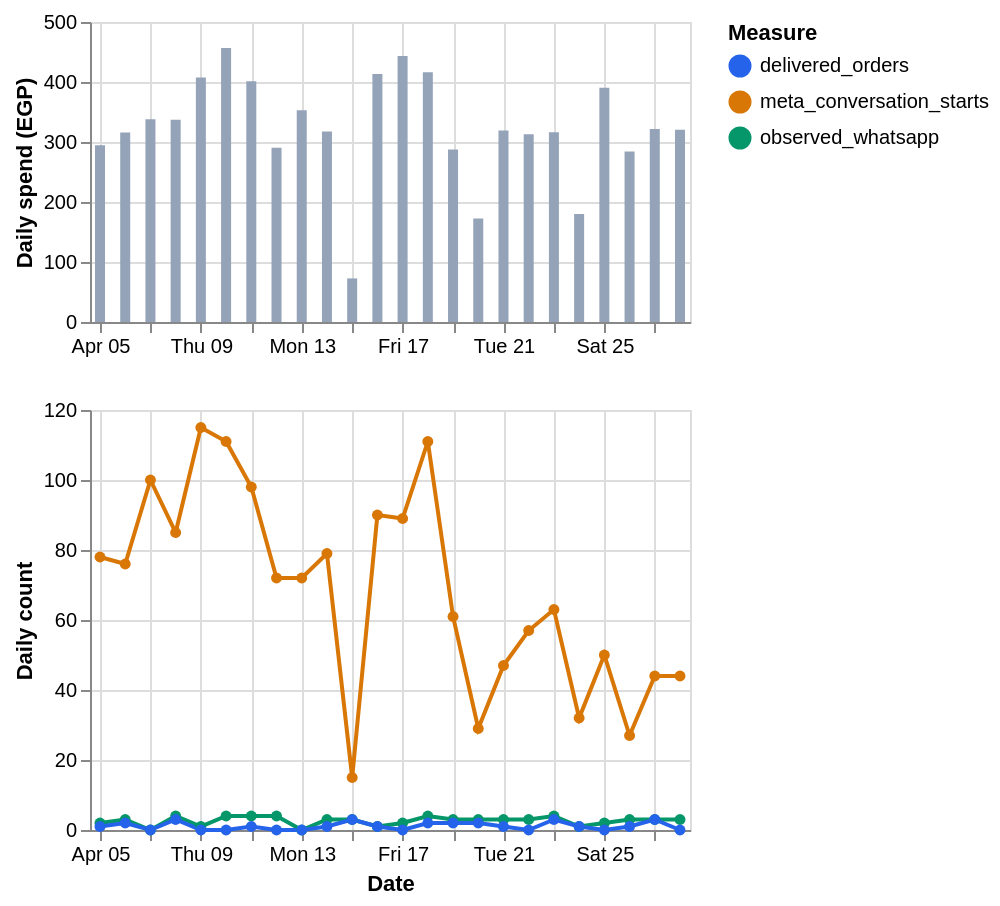

Notebook code for this chart:
### Markdown cell above
## 13. Inspect daily performance without scoring per day

The score belongs to the campaign, but daily rows can reveal timing and fatigue.
The chart keeps Meta spend and starts separate from observed WhatsApp outcomes.
Daily variation is descriptive and should not be used to infer causality.

### Code cell
media_daily = canonical.media_daily.loc[
    canonical.media_daily["campaign_id"].eq(campaign_id)
].groupby("date_start", as_index=False).agg(
    spend=("spend", "sum"),
    impressions=("impressions", "sum"),
    link_clicks=("link_clicks", "sum"),
    meta_conversation_starts=("meta_conversation_starts", "sum"),
)
media_daily["date"] = pd.to_datetime(media_daily["date_start"])

whatsapp_daily = campaign_conversations.copy()
whatsapp_daily["date"] = (
    whatsapp_daily["started_at"].dt.tz_convert(None).dt.normalize()
)
whatsapp_daily = whatsapp_daily.groupby("date", as_index=False).agg(
    observed_whatsapp=("conversation_id", "nunique"),
    delivered_orders=("is_delivered", "sum"),
)
daily = media_daily.merge(whatsapp_daily, on="date", how="left").fillna(
    {"observed_whatsapp": 0, "delivered_orders": 0}
)

spend_chart = (
    alt.Chart(daily)
    .mark_bar(color="#94A3B8")
    .encode(
        x=alt.X("date:T", title=None),
        y=alt.Y("spend:Q", title="Daily spend (EGP)"),
        tooltip=[
            alt.Tooltip("date:T", format="%d %b"),
            alt.Tooltip("spend:Q", format=".2f"),
        ],
    )
    .properties(height=150)
)
trend_long = daily.melt(
    id_vars="date",
    value_vars=[
        "meta_conversation_starts", "observed_whatsapp", "delivered_orders"
    ],
    var_name="Measure",
    value_name="Count",
)
trend_chart = (
    alt.Chart(trend_long)
    .mark_line(point=True, strokeWidth=2)
    .encode(
        x=alt.X("date:T", title="Date"),
        y=alt.Y("Count:Q", title="Daily count"),
        color=alt.Color(
            "Measure:N",
            scale=alt.Scale(
                range=["#2563EB", "#D97706", "#059669"]
            ),
        ),
        tooltip=[
            alt.Tooltip("date:T", format="%d %b"),
            "Measure:N",
            alt.Tooltip("Count:Q", format=".0f"),
        ],
    )
    .properties(height=210)
)
alt.vconcat(spend_chart, trend_chart).resolve_scale(x="shared")

### Figure 1 — Vega-Lite specification as saved in the notebook (floating-point values rounded to 4 significant figures)
{"config": {"view": {"continuousWidth": 300, "continuousHeight": 300}}, "vconcat": [{"data": {"name": "data-e212a8dd491621e2f69edce9b935eddc"}, "mark": {"type": "bar", "color": "#94A3B8"}, "encoding": {"tooltip": [{"field": "date", "format": "%d %b", "type": "temporal"}, {"field": "spend", "format": ".2f", "type": "quantitative"}], "x": {"field": "date", "title": null, "type": "temporal"}, "y": {"field": "spend", "title": "Daily spend (EGP)", "type": "quantitative"}}, "height": 150}, {"data": {"name": "data-155b8e9c82495c90f778afa3f7eb1f93"}, "mark": {"type": "line", "point": true, "strokeWidth": 2}, "encoding": {"color": {"field": "Measure", "scale": {"range": ["#2563EB", "#D97706", "#059669"]}, "type": "nominal"}, "tooltip": [{"field": "date", "format": "%d %b", "type": "temporal"}, {"field": "Measure", "type": "nominal"}, {"field": "Count", "format": ".0f", "type": "quantitative"}], "x": {"field": "date", "title": "Date", "type": "temporal"}, "y": {"field": "Count", "title": "Daily count", "type": "quantitative"}}, "height": 210}], "resolve": {"scale": {"x": "shared"}}, "$schema": "https://vega.github.io/schema/vega-lite/v5.20.1.json", "datasets": {"data-e212a8dd491621e2f69edce9b935eddc": [{"date_start": "2026-04-05T00:00:00", "spend": 294.4, "impressions": 59358, "link_clicks": 787, "meta_conversation_starts": 78.0, "date": "2026-04-05T00:00:00", "observed_whatsapp": 2.0, "delivered_orders": 1.0}, {"date_start": "2026-04-06T00:00:00", "spend": 315.7, "impressions": 58334, "link_clicks": 778, "meta_conversation_starts": 76.0, "date": "2026-04-06T00:00:00", "observed_whatsapp": 3.0, "delivered_orders": 2.0}, {"date_start": "2026-04-07T00:00:00", "spend": 338.1, "impressions": 68938, "link_clicks": 857, "meta_conversation_starts": 100.0, "date": "2026-04-07T00:00:00", "observed_whatsapp": 0.0, "delivered_orders": 0.0}, {"date_start": "2026-04-08T00:00:00", "spend": 337.2, "impressions": 60551, "link_clicks": 824, "meta_conversation_starts": 85.0, "date": "2026-04-08T00:00:00", "observed_whatsapp": 4.0, "delivered_orders": 3.0}, {"date_start": "2026-04-09T00:00:00", "spend": 407.5, "impressions": 72754, "link_clicks": 986, "meta_conversation_starts": 115.0, "date": "2026-04-09T00:00:00", "observed_whatsapp": 1.0, "delivered_orders": 0.0}, {"date_start": "2026-04-10T00:00:00", "spend": 456.8, "impressions": 86447, "link_clicks": 1118, "meta_conversation_starts": 111.0, "date": "2026-04-10T00:00:00", "observed_whatsapp": 4.0, "delivered_orders": 0.0}, {"date_start": "2026-04-11T00:00:00", "spend": 401.4, "impressions": 76055, "link_clicks": 1001, "meta_conversation_starts": 98.0, "date": "2026-04-11T00:00:00", "observed_whatsapp": 4.0, "delivered_orders": 1.0}, {"date_start": "2026-04-12T00:00:00", "spend": 290.4, "impressions": 50415, "link_clicks": 661, "meta_conversation_starts": 72.0, "date": "2026-04-12T00:00:00", "observed_whatsapp": 4.0, "delivered_orders": 0.0}, {"date_start": "2026-04-13T00:00:00", "spend": 352.8, "impressions": 60085, "link_clicks": 713, "meta_conversation_starts": 72.0, "date": "2026-04-13T00:00:00", "observed_whatsapp": 0.0, "delivered_orders": 0.0}, {"date_start": "2026-04-14T00:00:00", "spend": 317.5, "impressions": 62869, "link_clicks": 730, "meta_conversation_starts": 79.0, "date": "2026-04-14T00:00:00", "observed_whatsapp": 3.0, "delivered_orders": 1.0}, {"date_start": "2026-04-15T00:00:00", "spend": 72.66, "impressions": 156021, "link_clicks": 202, "meta_conversation_starts": 15.0, "date": "2026-04-15T00:00:00", "observed_whatsapp": 3.0, "delivered_orders": 3.0}, {"date_start": "2026-04-16T00:00:00", "spend": 413.5, "impressions": 73809, "link_clicks": 872, "meta_conversation_starts": 90.0, "date": "2026-04-16T00:00:00", "observed_whatsapp": 1.0, "delivered_orders": 1.0}, {"date_start": "2026-04-17T00:00:00", "spend": 443.5, "impressions": 77380, "link_clicks": 866, "meta_conversation_starts": 89.0, "date": "2026-04-17T00:00:00", "observed_whatsapp": 2.0, "delivered_orders": 0.0}, {"date_start": "2026-04-18T00:00:00", "spend": 416.3, "impressions": 90527, "link_clicks": 993, "meta_conversation_starts": 111.0, "date": "2026-04-18T00:00:00", "observed_whatsapp": 4.0, "delivered_orders": 2.0}, {"date_start": "2026-04-19T00:00:00", "spend": 287.3, "impressions": 55694, "link_clicks": 585, "meta_conversation_starts": 61.0, "date": "2026-04-19T00:00:00", "observed_whatsapp": 3.0, "delivered_orders": 2.0}, {"date_start": "2026-04-20T00:00:00", "spend": 172.4, "impressions": 37926, "link_clicks": 280, "meta_conversation_starts": 29.0, "date": "2026-04-20T00:00:00", "observed_whatsapp": 3.0, "delivered_orders": 2.0}, {"date_start": "2026-04-21T00:00:00", "spend": 319.2, "impressions": 50801, "link_clicks": 467, "meta_conversation_starts": 47.0, "date": "2026-04-21T00:00:00", "observed_whatsapp": 3.0, "delivered_orders": 1.0}, {"date_start": "2026-04-22T00:00:00", "spend": 313.0, "impressions": 66412, "link_clicks": 567, "meta_conversation_starts": 57.0, "date": "2026-04-22T00:00:00", "observed_whatsapp": 3.0, "delivered_orders": 0.0}, {"date_start": "2026-04-23T00:00:00", "spend": 316.1, "impressions": 316919, "link_clicks": 702, "meta_conversation_starts": 63.0, "date": "2026-04-23T00:00:00", "observed_whatsapp": 4.0, "delivered_orders": 3.0}, {"date_start": "2026-04-24T00:00:00", "spend": 179.9, "impressions": 31219, "link_clicks": 334, "meta_conversation_starts": 32.0, "date": "2026-04-24T00:00:00", "observed_whatsapp": 1.0, "delivered_orders": 1.0}, {"date_start": "2026-04-25T00:00:00", "spend": 390.2, "impressions": 72964, "link_clicks": 571, "meta_conversation_starts": 50.0, "date": "2026-04-25T00:00:00", "observed_whatsapp": 2.0, "delivered_orders": 0.0}, {"date_start": "2026-04-26T00:00:00", "spend": 284.0, "impressions": 44628, "link_clicks": 351, "meta_conversation_starts": 27.0, "date": "2026-04-26T00:00:00", "observed_whatsapp": 3.0, "delivered_orders": 1.0}, {"date_start": "2026-04-27T00:00:00", "spend": 321.6, "impressions": 66719, "link_clicks": 576, "meta_conversation_starts": 44.0, "date": "2026-04-27T00:00:00", "observed_whatsapp": 3.0, "delivered_orders": 3.0}, {"date_start": "2026-04-28T00:00:00", "spend": 320.6, "impressions": 66719, "link_clicks": 576, "meta_conversation_starts": 44.0, "date": "2026-04-28T00:00:00", "observed_whatsapp": 3.0, "delivered_orders": 0.0}], "data-155b8e9c82495c90f778afa3f7eb1f93": [{"date": "2026-04-05T00:00:00", "Measure": "meta_conversation_starts", "Count": 78.0}, {"date": "2026-04-06T00:00:00", "Measure": "meta_conversation_starts", "Count": 76.0}, {"date": "2026-04-07T00:00:00", "Measure": "meta_conversation_starts", "Count": 100.0}, {"date": "2026-04-08T00:00:00", "Measure": "meta_conversation_starts", "Count": 85.0}, {"date": "2026-04-09T00:00:00", "Measure": "meta_conversation_starts", "Count": 115.0}, {"date": "2026-04-10T00:00:00", "Measure": "meta_conversation_starts", "Count": 111.0}, {"date": "2026-04-11T00:00:00", "Measure": "meta_conversation_starts", "Count": 98.0}, {"date": "2026-04-12T00:00:00", "Measure": "meta_conversation_starts", "Count": 72.0}, {"date": "2026-04-13T00:00:00", "Measure": "meta_conversation_starts", "Count": 72.0}, {"date": "2026-04-14T00:00:00", "Measure": "meta_conversation_starts", "Count": 79.0}, {"date": "2026-04-15T00:00:00", "Measure": "meta_conversation_starts", "Count": 15.0}, {"date": "2026-04-16T00:00:00", "Measure": "meta_conversation_starts", "Count": 90.0}, {"date": "2026-04-17T00:00:00", "Measure": "meta_conversation_starts", "Count": 89.0}, {"date": "2026-04-18T00:00:00", "Measure": "meta_conversation_starts", "Count": 111.0}, {"date": "2026-04-19T00:00:00", "Measure": "meta_conversation_starts", "Count": 61.0}, {"date": "2026-04-20T00:00:00", "Measure": "meta_conversation_starts", "Count": 29.0}, {"date": "2026-04-21T00:00:00", "Measure": "meta_conversation_starts", "Count": 47.0}, {"date": "2026-04-22T00:00:00", "Measure": "meta_conversation_starts", "Count": 57.0}, {"date": "2026-04-23T00:00:00", "Measure": "meta_conversation_starts", "Count": 63.0}, {"date": "2026-04-24T00:00:00", "Measure": "meta_conversation_starts", "Count": 32.0}, {"date": "2026-04-25T00:00:00", "Measure": "meta_conversation_starts", "Count": 50.0}, {"date": "2026-04-26T00:00:00", "Measure": "meta_conversation_starts", "Count": 27.0}, {"date": "2026-04-27T00:00:00", "Measure": "meta_conversation_starts", "Count": 44.0}, {"date": "2026-04-28T00:00:00", "Measure": "meta_conversation_starts", "Count": 44.0}, {"date": "2026-04-05T00:00:00", "Measure": "observed_whatsapp", "Count": 2.0}, {"date": "2026-04-06T00:00:00", "Measure": "observed_whatsapp", "Count": 3.0}, {"date": "2026-04-07T00:00:00", "Measure": "observed_whatsapp", "Count": 0.0}, {"date": "2026-04-08T00:00:00", "Measure": "observed_whatsapp", "Count": 4.0}, {"date": "2026-04-09T00:00:00", "Measure": "observed_whatsapp", "Count": 1.0}, {"date": "2026-04-10T00:00:00", "Measure": "observed_whatsapp", "Count": 4.0}, {"date": "2026-04-11T00:00:00", "Measure": "observed_whatsapp", "Count": 4.0}, {"date": "2026-04-12T00:00:00", "Measure": "observed_whatsapp", "Count": 4.0}, {"date": "2026-04-13T00:00:00", "Measure": "observed_whatsapp", "Count": 0.0}, {"date": "2026-04-14T00:00:00", "Measure": "observed_whatsapp", "Count": 3.0}, {"date": "2026-04-15T00:00:00", "Measure": "observed_whatsapp", "Count": 3.0}, {"date": "2026-04-16T00:00:00", "Measure": "observed_whatsapp", "Count": 1.0}, {"date": "2026-04-17T00:00:00", "Measure": "observed_whatsapp", "Count": 2.0}, {"date": "2026-04-18T00:00:00", "Measure": "observed_whatsapp", "Count": 4.0}, {"date": "2026-04-19T00:00:00", "Measure": "observed_whatsapp", "Count": 3.0}, {"date": "2026-04-20T00:00:00", "Measure": "observed_whatsapp", "Count": 3.0}, {"date": "2026-04-21T00:00:00", "Measure": "observed_whatsapp", "Count": 3.0}, {"date": "2026-04-22T00:00:00", "Measure": "observed_whatsapp", "Count": 3.0}, {"date": "2026-04-23T00:00:00", "Measure": "observed_whatsapp", "Count": 4.0}, {"date": "2026-04-24T00:00:00", "Measure": "observed_whatsapp", "Count": 1.0}, {"date": "2026-04-25T00:00:00", "Measure": "observed_whatsapp", "Count": 2.0}, {"date": "2026-04-26T00:00:00", "Measure": "observed_whatsapp", "Count": 3.0}, {"date": "2026-04-27T00:00:00", "Measure": "observed_whatsapp", "Count": 3.0}, {"date": "2026-04-28T00:00:00", "Measure": "observed_whatsapp", "Count": 3.0}, {"date": "2026-04-05T00:00:00", "Measure": "delivered_orders", "Count": 1.0}, {"date": "2026-04-06T00:00:00", "Measure": "delivered_orders", "Count": 2.0}, {"date": "2026-04-07T00:00:00", "Measure": "delivered_orders", "Count": 0.0}, {"date": "2026-04-08T00:00:00", "Measure": "delivered_orders", "Count": 3.0}, {"date": "2026-04-09T00:00:00", "Measure": "delivered_orders", "Count": 0.0}, {"date": "2026-04-10T00:00:00", "Measure": "delivered_orders", "Count": 0.0}, {"date": "2026-04-11T00:00:00", "Measure": "delivered_orders", "Count": 1.0}, {"date": "2026-04-12T00:00:00", "Measure": "delivered_orders", "Count": 0.0}, {"date": "2026-04-13T00:00:00", "Measure": "delivered_orders", "Count": 0.0}, {"date": "2026-04-14T00:00:00", "Measure": "delivered_orders", "Count": 1.0}, {"date": "2026-04-15T00:00:00", "Measure": "delivered_orders", "Count": 3.0}, {"date": "2026-04-16T00:00:00", "Measure": "delivered_orders", "Count": 1.0}, {"date": "2026-04-17T00:00:00", "Measure": "delivered_orders", "Count": 0.0}, {"date": "2026-04-18T00:00:00", "Measure": "delivered_orders", "Count": 2.0}, {"date": "2026-04-19T00:00:00", "Measure": "delivered_orders", "Count": 2.0}, {"date": "2026-04-20T00:00:00", "Measure": "delivered_orders", "Count": 2.0}, {"date": "2026-04-21T00:00:00", "Measure": "delivered_orders", "Count": 1.0}, {"date": "2026-04-22T00:00:00", "Measure": "delivered_orders", "Count": 0.0}, {"date": "2026-04-23T00:00:00", "Measure": "delivered_orders", "Count": 3.0}, {"date": "2026-04-24T00:00:00", "Measure": "delivered_orders", "Count": 1.0}, {"date": "2026-04-25T00:00:00", "Measure": "delivered_orders", "Count": 0.0}, {"date": "2026-04-26T00:00:00", "Measure": "delivered_orders", "Count": 1.0}, {"date": "2026-04-27T00:00:00", "Measure": "delivered_orders", "Count": 3.0}, {"date": "2026-04-28T00:00:00", "Measure": "delivered_orders", "Count": 0.0}]}}
